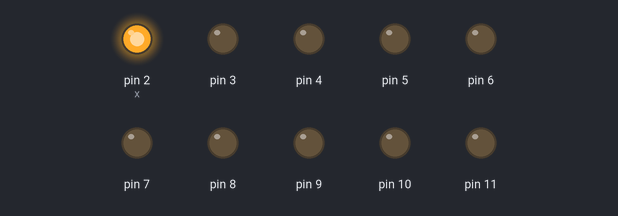
Bench run of a sketch on a simulated Arduino Uno, built with avr-gcc and run on an emulated ATmega328P. On the bench: output pins drawn as LEDs (lit = HIGH).

Above: at 0.05 s.
At 0.55 s:
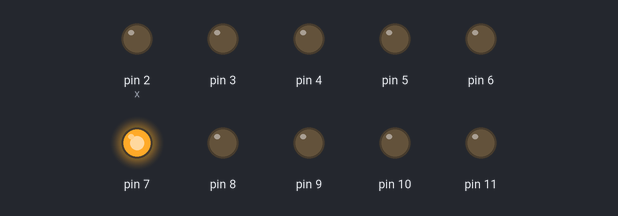
At 1.05 s:
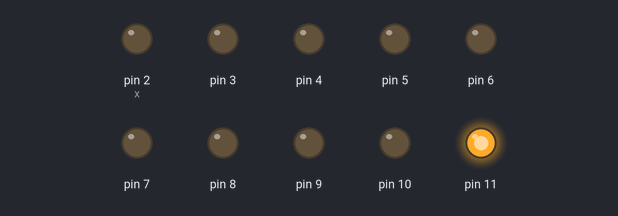
At 1.85 s:
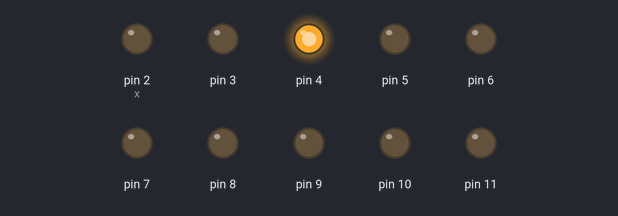
At 2.75 s:
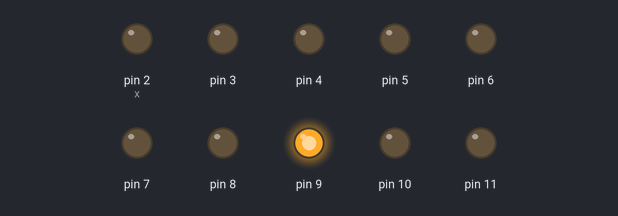
At 4.45 s:
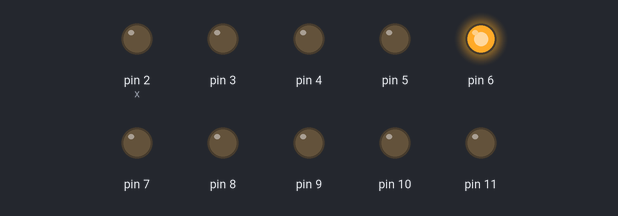
Timing chart, 0 to 4.8 s (numbered marks = the images above):
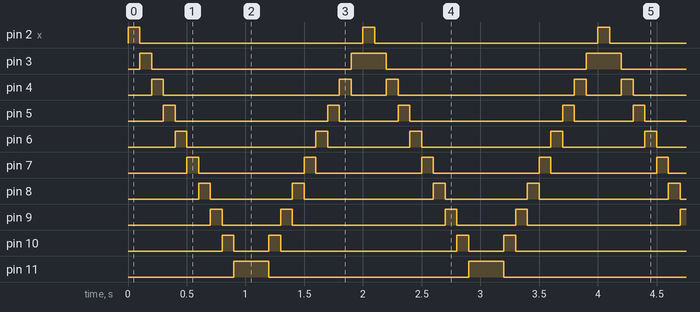

Measured:
- by itself, pin 2 (x): alternates HIGH for 0.10 s and LOW for 1.9 s
- by itself, pin 3: repeats every 2.0 s: LOW 1.7 s, HIGH 0.30 s
- by itself, pin 4: repeats every 2.0 s: LOW 1.5 s, HIGH 0.10 s, LOW 0.30 s, HIGH 0.10 s
- by itself, pin 5: repeats every 2.0 s: LOW 1.3 s, HIGH 0.10 s, LOW 0.50 s, HIGH 0.10 s
- by itself, pin 6: repeats every 2.0 s: LOW 1.1 s, HIGH 0.10 s, LOW 0.70 s, HIGH 0.10 s
- by itself, pin 7: alternates HIGH for 0.10 s and LOW for 0.90 s
- by itself, pin 8: repeats every 2.0 s: LOW 0.70 s, HIGH 0.10 s, LOW 1.1 s, HIGH 0.10 s
- by itself, pin 9: repeats every 2.0 s: LOW 0.50 s, HIGH 0.10 s, LOW 1.3 s, HIGH 0.10 s

The sketch:

nightrider.ino
```cpp
void setup()
{
    pinMode(2,OUTPUT);
    pinMode(3,OUTPUT);
    pinMode(4,OUTPUT);
    pinMode(5,OUTPUT);
    pinMode(6,OUTPUT);
    pinMode(7,OUTPUT);
    pinMode(8,OUTPUT);
    pinMode(9,OUTPUT);
    pinMode(10,OUTPUT);
    pinMode(11,OUTPUT);
    int time = 1000,x,i;
    while(true){
        i = 0;
        x=2;
        while (i < 100)
        {
            while(x<12){
                digitalWrite(x,HIGH);
                digitalWrite(x-1,LOW);
                x++;
				delay(100);
            }
            while(x>2){
                digitalWrite(x,HIGH);
                digitalWrite(x+1,LOW);
                x--;
			delay(100);
            }
        i++;
        }

    }

}
```
